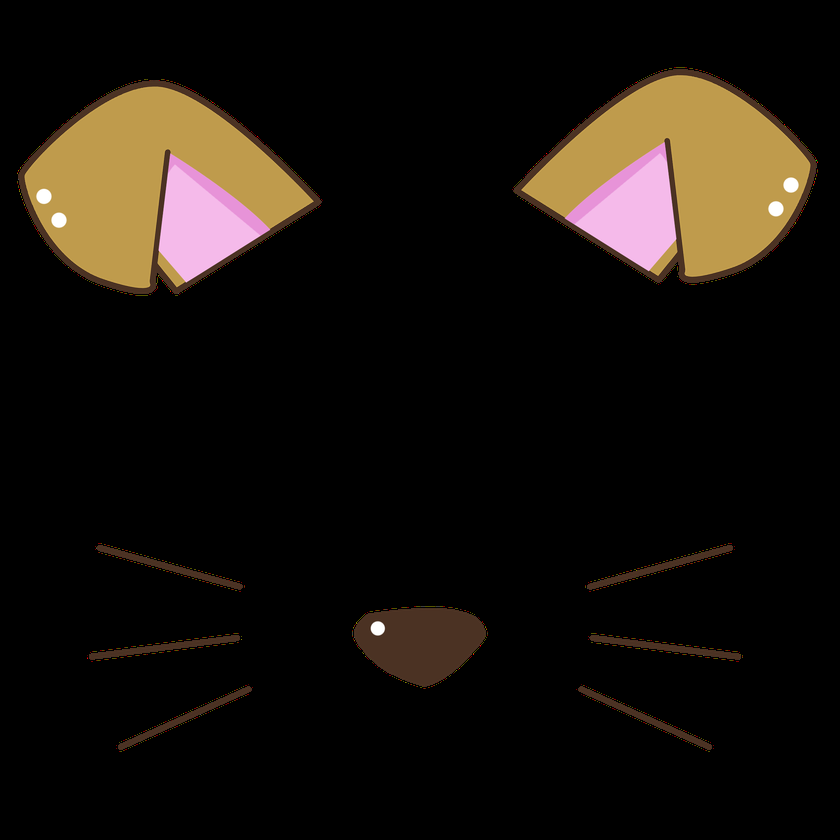
#> input picture dog_ears.png, 840 x 840 px, shrunk from 2000 x 2000 before the run
$ python -i basics.py   (imports and definitions only)   (older library calls are emulated)
#> lines starting #> are read from the running program, lines starting #| are printed output that depends on the picture
#> further down, picture is the input picture: shape (840, 840, 3); mean B, G, R 12.7, 18.6, 23.9
from numba import njit # conda install numba
import numpy as np
import cv2
from scipy import stats


# [101 lines left out: functions histogram_figure_numba, apply_all_filters, compute_bgr_statistics, compute_entropy, not called in this run]

# linear trannsformation
def apply_linear_transformation(frame, alpha=1.2, beta=30):
    transformed = cv2.convertScaleAbs(frame, alpha=alpha, beta=beta)
    return transformed

# Histogram Equalization
def apply_histogram_equalization(frame):
    # Convert BGR to YCrCb
    ycrcb = cv2.cvtColor(frame, cv2.COLOR_BGR2YCrCb)
#> ycrcb: shape (840, 840, 3); mean of channels 0, 1, 2 19.6, 131.1, 124.1

    # Equalize the histogram of the Y channel (luminance)
    ycrcb[:, :, 0] = cv2.equalizeHist(ycrcb[:, :, 0])
#> ycrcb: shape (840, 840, 3); mean of channels 0, 1, 2 23.5, 131.1, 124.1

    # Convert back to BGR
    equalized_frame = cv2.cvtColor(ycrcb, cv2.COLOR_YCrCb2BGR)
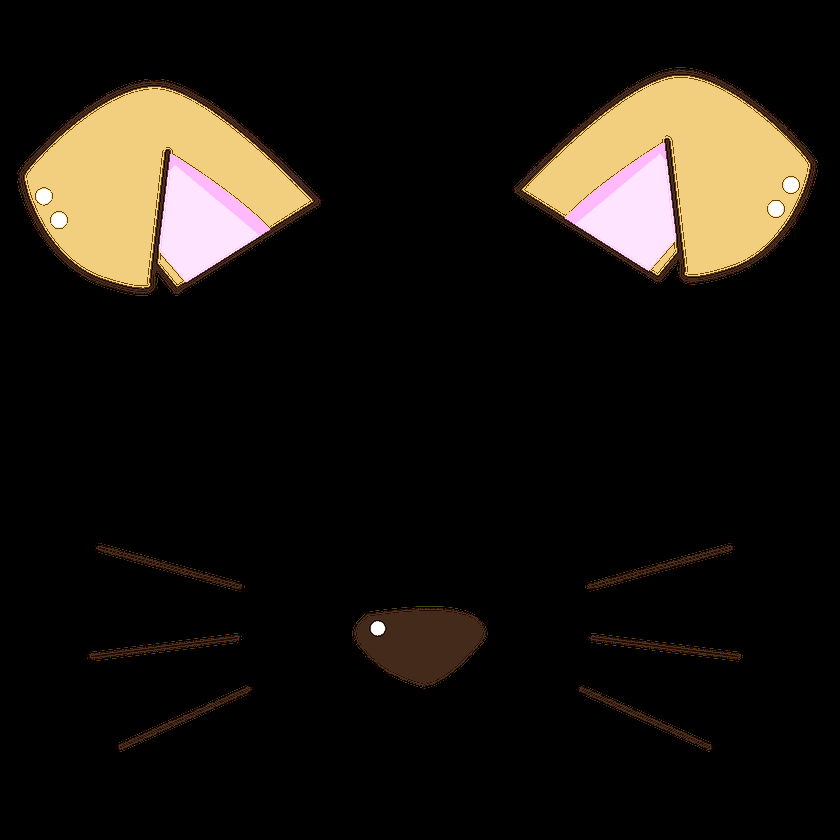
#> equalized_frame: shape (840, 840, 3); mean B, G, R 16.4, 22.7, 27.3
    return equalized_frame
####

>>> import cv2
>>> picture = cv2.imread('dog_ears.png')
>>> result = apply_histogram_equalization(picture)
